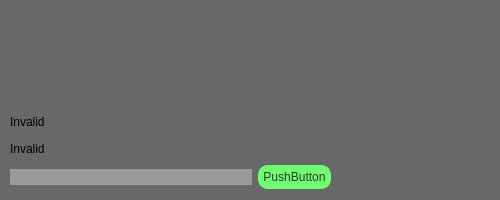
<?xml version="1.0" encoding="UTF-8"?>
<ui version="4.0">
 <class>randomAppClass</class>
 <widget class="QMainWindow" name="randomAppClass">
  <property name="enabled">
   <bool>true</bool>
  </property>
  <property name="geometry">
   <rect>
    <x>0</x>
    <y>0</y>
    <width>500</width>
    <height>200</height>
   </rect>
  </property>
  <property name="maximumSize">
   <size>
    <width>500</width>
    <height>500</height>
   </size>
  </property>
  <property name="font">
   <font>
    <pointsize>12</pointsize>
   </font>
  </property>
  <property name="windowTitle">
   <string>randomApp</string>
  </property>
  <property name="styleSheet">
   <string notr="true">QMainWindow {
	background-color:rgb(104, 104, 104)
}</string>
  </property>
  <widget class="QWidget" name="centralWidget">
   <widget class="QWidget" name="">
    <property name="geometry">
     <rect>
      <x>0</x>
      <y>100</y>
      <width>341</width>
      <height>99</height>
     </rect>
    </property>
    <layout class="QVBoxLayout" name="verticalLayout">
     <property name="leftMargin">
      <number>10</number>
     </property>
     <property name="rightMargin">
      <number>10</number>
     </property>
     <property name="bottomMargin">
      <number>10</number>
     </property>
     <item>
      <widget class="QLabel" name="label">
       <property name="enabled">
        <bool>true</bool>
       </property>
       <property name="text">
        <string>Invalid</string>
       </property>
      </widget>
     </item>
     <item>
      <widget class="QLabel" name="type">
       <property name="text">
        <string>Invalid</string>
       </property>
      </widget>
     </item>
     <item>
      <layout class="QHBoxLayout" name="horizontalLayout">
       <property name="leftMargin">
        <number>0</number>
       </property>
       <property name="rightMargin">
        <number>0</number>
       </property>
       <item>
        <widget class="QLineEdit" name="lineEdit">
         <property name="styleSheet">
          <string notr="true">QLineEdit {
	background-color: rgb(154, 154, 154);
	border-style: flat;
}</string>
         </property>
        </widget>
       </item>
       <item>
        <widget class="QPushButton" name="pushButton">
         <property name="styleSheet">
          <string notr="true">QPushButton {
	background-color: rgb(112, 255, 112);
    border-style: solid;
    border-width: 2px;
    border-radius: 10px;
    border-color: rgb(112, 255, 112);
    color: rgb(52, 52, 52);
	font-weight: 400;
	padding: 3px;
}</string>
         </property>
         <property name="text">
          <string>PushButton</string>
         </property>
        </widget>
       </item>
      </layout>
     </item>
    </layout>
   </widget>
  </widget>
 </widget>
 <layoutdefault spacing="6" margin="11"/>
 <resources>
  <include location="randomApp.qrc"/>
 </resources>
 <connections/>
</ui>
